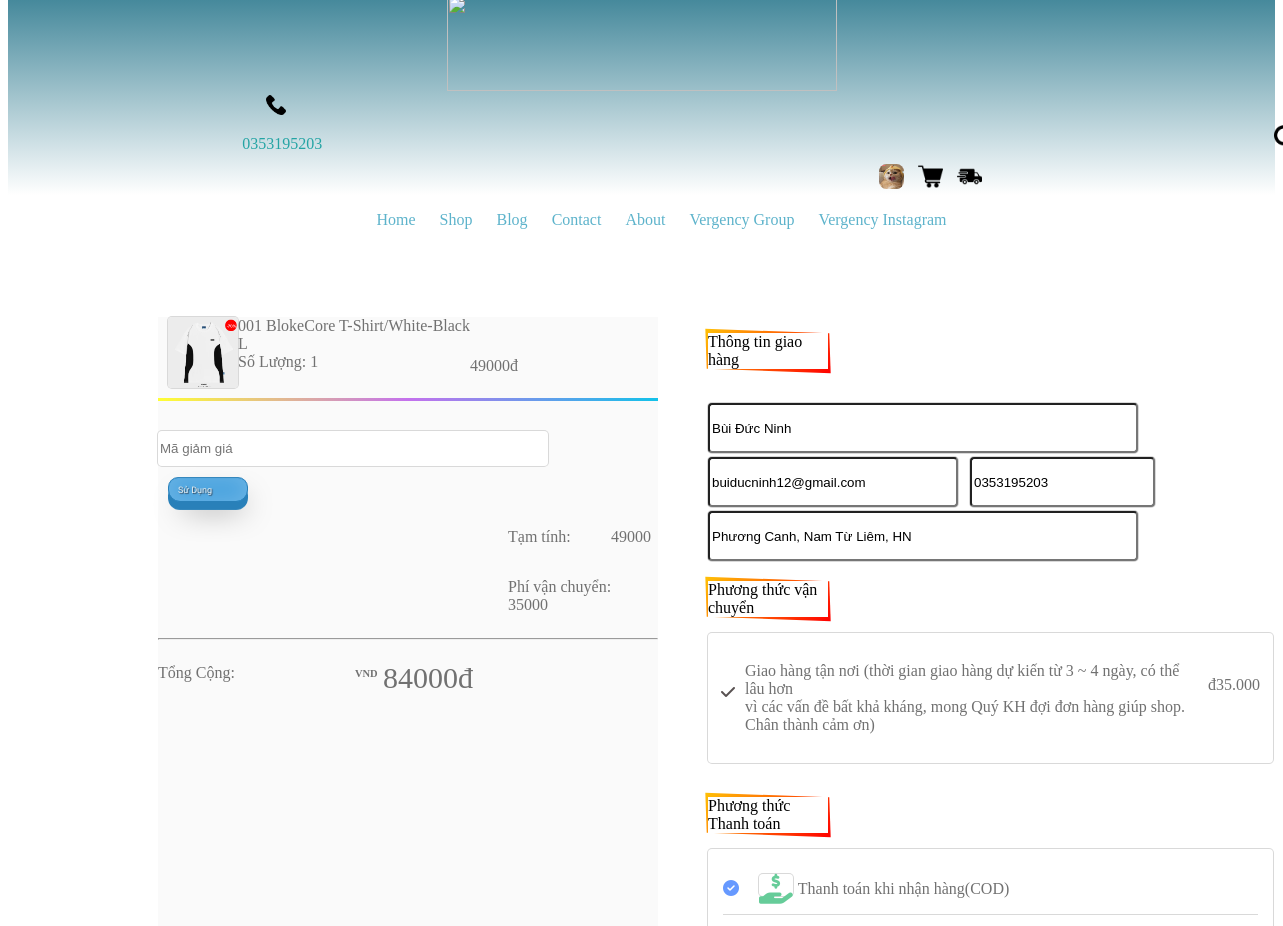
The app's page /index.php?act=thanhtoan (signed in, upper part), older data.
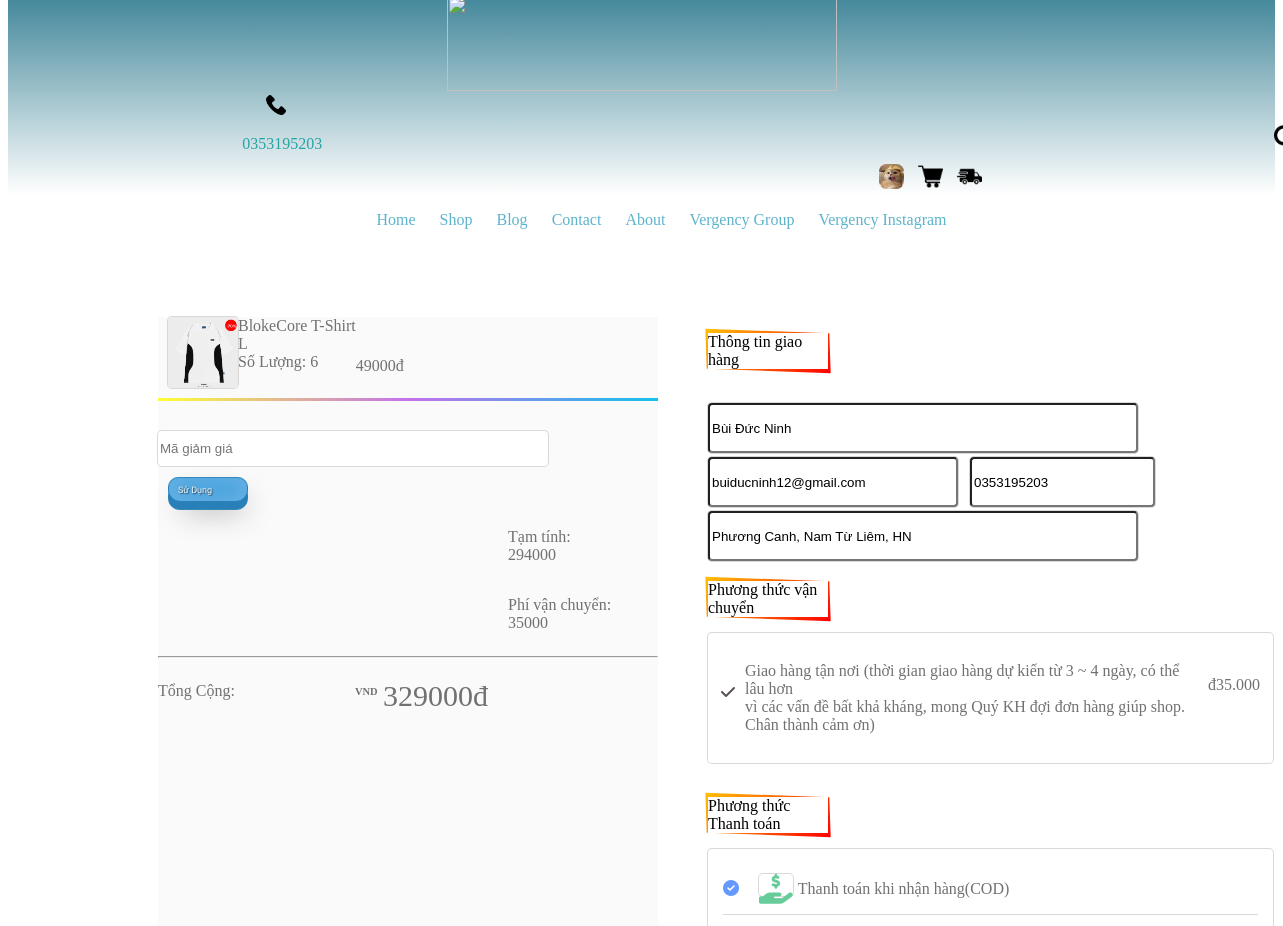
The same page, newer data.
### tables this page shows
CREATE TABLE `chitiet_sanpham` (
  `id_chitietsanpham` int(11) NOT NULL,
  `soluongtonkho` int(11) DEFAULT NULL,
  `soluongdaban` int(11) DEFAULT NULL,
  `size_chitiet` varchar(4) DEFAULT NULL,
  `gia_chitiet` int(11) DEFAULT NULL,
  `id_sanpham` int(11) DEFAULT NULL,
  `mausang` varchar(100) DEFAULT NULL,
  `mautoi` varchar(100) DEFAULT NULL
);

CREATE TABLE `sanpham` (
  `id_sanpham` int(11) NOT NULL,
  `title_sanpham` varchar(100) DEFAULT NULL,
  `img_sanpham` varchar(100) DEFAULT NULL,
  `subtitle_sanpham` varchar(100) DEFAULT NULL,
  `description_sanpham` varchar(200) DEFAULT NULL,
  `hot_sanpham` int(11) DEFAULT NULL,
  `id_danhmuc` int(11) DEFAULT NULL
);

### Model/pdo.php (called while the page is built, shortened)
<?php
function pdo_get_connection(){
    $servername = "localhost";
    $username = "root";
    $password = "";
    try {
        $conn = new PDO("mysql:host=$servername;dbname=duan1_2023", $username, $password);
        $conn->setAttribute(PDO::ATTR_ERRMODE, PDO::ERRMODE_EXCEPTION);
        return $conn;
    } catch(PDOException $e) {
        echo "Connection failed: " . $e->getMessage();
    }
}
function pdo_query($sql){
    $sql_args=array_slice(func_get_args(),1);
    try{
        $conn=pdo_get_connection();
        $stmt=$conn->prepare($sql);
        $stmt->execute($sql_args);
        $rows=$stmt->fetchAll();
        return $rows;
    }
    catch(PDOException $e){
        throw $e;
    }
    finally{
        unset($conn);
    }
}
function pdo_query_one($sql){
    $sql_args=array_slice(func_get_args(),1);
    try{
        $conn=pdo_get_connection();
        $stmt=$conn->prepare($sql);
        $stmt->execute($sql_args);
        $row=$stmt->fetch(PDO::FETCH_ASSOC);
        return $row;
    }
    catch(PDOException $e){
        throw $e;
    }
    finally{
        unset($conn);
    }
}
?>

### Model/cart.php (called while the page is built, shortened)
<?php
function giohang_user($tentaikhoan_user){
$sql = "SELECT g.id_giohang FROM giohang g INNER JOIN user u ON(g.id_user=u.id_user) WHERE tentaikhoan_user='$tentaikhoan_user'";
$giohang_user = pdo_query_one($sql);
return $giohang_user;
}
function select_cart($id_giohang){
    $sql = "SELECT p.title_sanpham , s.id_chitietsanpham , s.size_chitiet , s.gia_chitiet , p.img_sanpham FROM chitiet_giohang g inner join chitiet_sanpham s on(g.id_chitietsanpham=s.id_chitietsanpham) inner join sanpham p on(s.id_sanpham=p.id_sanpham) WHERE id_giohang=$id_giohang";
    $select_cart = pdo_query($sql);
    return $select_cart;
}
function select_soluong($id_giohang){
    $sql = "SELECT p.title_sanpham , p.img_sanpham , s.gia_chitiet , s.id_chitietsanpham,s.size_chitiet ,COUNT(1) as count FROM chitiet_giohang g inner join chitiet_sanpham s on(g.id_chitietsanpham=s.id_chitietsanpham) inner join sanpham p on(s.id_sanpham=p.id_sanpham)
    WHERE id_giohang=$id_giohang
    GROUP BY s.id_chitietsanpham ,s.size_chitiet
    HAVING COUNT(1) >= 1;";
    $select_soluong = pdo_query($sql);
    return $select_soluong;
}
?>

### Model/taikhoan.php (called while the page is built, shortened)
<?php
function select_tk_ez($user){
    $sql="SELECT * FROM user WHERE tentaikhoan_user='$user'";
    $tk = pdo_query_one($sql);
    return $tk;
}
?>

### View/Client/thanhtoan.php (the view, shortened to what the changed rows need)
<br> <br> <br>
<br>
<section class="all_bill">
<div class="bill">
        <?php
        $sl = select_soluong($id_giohang['id_giohang']);
        foreach ($sl as $s) { ?>
            <div class="chitiet_all">
                <img src="Images/sp/<?= $s['img_sanpham'] ?>" alt="" width="70px">
                <div class="chitiet_2">
                    <div class="bill_tt_name"><?= $s['title_sanpham'] ?></div>
                    <div class="bill_tt_size"><?= $s['size_chitiet'] ?>
                        <div class="bill_tt_sl">
                            Số Lượng:
                            <?= $s['count'] ?>
                        </div>
                    </div>
                </div>
                <div class="bill_tt_gia"><?= $s['gia_chitiet'] ?>đ</div>
            </div>
        <?php }
        $sum = 0;
        foreach ($select_cart as $sl_cart) {
            $sum = $sum + $sl_cart['gia_chitiet'];
        }
        ?>
        <?php
        if (isset($voucher_vanchuyen)) {
            $phivanchuyen = 35000;
            $phivanchuyen = $phivanchuyen - $voucher_vanchuyen;
        } else {
            $phivanchuyen = 35000;
        }
        ?>
        <form class="form_giamgia" action="" method="post">
            <input type="text" class="magiamgia" name="ma_voucher" placeholder="Mã giảm giá"> <br> <br>
            <input style="font-size: 9px;
        font-family: Raleway;
        padding: .618em 1em;
        border-radius: 10px 10px 12px 12px;
        box-shadow: 0px 8px 0px 0px #2980b9,
            /* button thickness */
            0px 0 20px rgba(255, 255, 255, .2) inset,
            /* inner glow */
            2px 30px 0px rgba(255, 255, 255, .1) inset,
            /* sublte reflection */
            5px 15px 30px -10px #000;
        /* dark shadow underneath */
        border: 1px solid #2980b9;
        cursor: pointer;
        background: #3498db;
        color: #ecf0f1;
        text-shadow: 1px 1px 1px #34495e;
        transform: rotateX(5deg);
        margin: 10px 10px;
        height:25px;
        width: 80px;
        text-align: left;" class="sudungvoucher" type="submit" value="Sử Dụng" name="sudungvoucher">
        </form>
        <div class="loaiphi">
            <?php if (isset($voucher_sanpham)) { ?>
                <?php if ($voucher['minapdung']  <= $sum) { ?>
                    <p>Tạm tính: <i class="fa-thin fa-money-bill-wave"></i><?= $sum ?> - <?= $voucher_sanpham ?>% <br> = <?= $sum = ($sum - $sum * ($voucher_sanpham / 100)) ?></p><br>
                <?php } else { ?>
                    <p>Tạm tính: <i class="fa-thin fa-money-bill-wave"></i> <?= $sum ?></p><br>
                <?php } ?>
            <?php } else { ?>
                <p>Tạm tính: <i class="fa-thin fa-money-bill-wave"></i> <?= $sum ?></p><br>
            <?php } ?>
        </div>
        <div class="loaiphi">
            <p>Phí vận chuyển: <i class="fa-thin fa-money-bill-wave"></i> <?= $phivanchuyen ?> </p>
        </div>
        <hr>
        <div class="tongphi">
            <p>Tổng Cộng:</p>
            <span class="payment-due-currency">VND</span>
            <div class="giacuoicung"><?= $sum + $phivanchuyen ?>đ</div>
        </div>
    </div>
    <div class="thongtinbill">
        <p class="name_bill">Thông tin giao hàng</p>
        <br>
        <form action="" method="post">
            <input type="text" class="name" name="name" value="<?= $tkez['ten_user'] ?>"> <br> <br> <br>
            <div class="email_sdt">
                <input class="bill_email" type="email" value="<?= $tkez['gmail_user'] ?>"> <br> <br>
                <input type="text" name="bill_sdt" class="bill_sdt" value="<?= $tkez['sdt_user'] ?>"> <br> <br> <br>
            </div>
            <input class="bill_diachi" name="bill_diachi" type="text" value="<?= $tkez['diachi_user'] ?>"> <br> <br> <br>
            <p class="name_bill">Phương thức vận chuyển</p>
            <div class="tt_vanchuyen">
                <i class="fa-solid fa-check"></i>
                <p>Giao hàng tận nơi (thời gian giao hàng dự kiến từ 3 ~ 4 ngày, có thể lâu hơn <br> vì các vấn đề bất khả kháng,
                    mong Quý KH đợi đơn hàng giúp shop. <br> Chân thành cảm ơn)</p>
                <div class="bill_phivanchuyen"> đ35.000</div>
            </div> <br>
            <p class="name_bill">Phương thức Thanh toán</p>
            <div class="phuongthucthanhtoan">
                <div class="tt_thanhtoan">
                    <i class="fa-solid fa-circle-check"></i>
                    <i class="fa-solid fa-hand-holding-dollar"></i>
                    <p>Thanh toán khi nhận hàng(COD)</p>
                </div>
            </div>
        </form>
    </div>
</section>
<br> <br> <br>

Row changes from the older to the newer data that the page shows:
no longer on this page (row edited): chitiet_sanpham: id_sanpham.img_sanpham (picture), id_sanpham.title_sanpham "001 BlokeCore T-Shirt/White-Black", size_chitiet "L", count "1", gia_chitiet "49000"
added chitiet_sanpham: id_sanpham.img_sanpham (picture), id_sanpham.title_sanpham "BlokeCore T-Shirt", size_chitiet "L", count "6", gia_chitiet "49000"
Text that changed along with them:
$sum: "49000" → "294000"
$sum + $phivanchuyen: "84000" → "329000"
